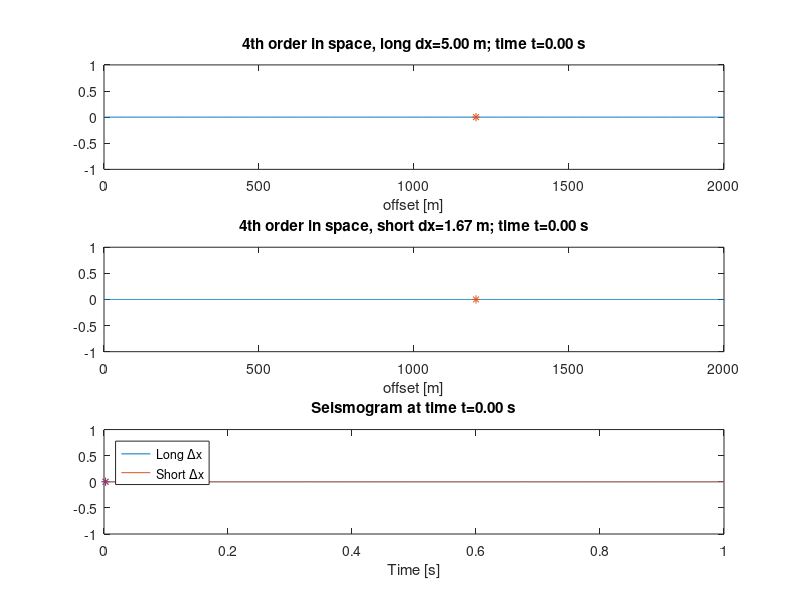

The MATLAB source for this figure: (Note: this script raises an error after producing the figure.)
close all; clear all; clc;

% Process gif with Bash command: gifsicle -O3 -d3 -b --lossy=80 --colors 40 --crop 33,20+-25x-20 space_dispersion_24.gif

%% Model setup
c = 2000;                  % [m/s] wave velocity
dx= 5;                     % [m]   grid spacing
dt= .0005;                 % [s]   time sampling
r = c*dt/dx                % [-]   CFL (Courant number)
x = 0:dx:2000;             % [m]   cell locations
short = 3;                 % [-]   Subsampling of dt (1/short * dt)
x2= 0:dx/short:2000;       % [m]   shortened cell locations
N = length(x);             % [-]   number of cells
T = 0:dt:1;                % [s]   time vector long step
M = length(T);             % [-]   number of time steps
xs = round(N/10);          % [-]   Source injection location
xr = round(3*N/5);         % [-]   Receiver seismogram location

% Ricker wavelet derivative source function
ricker_d = @(fc,t) 2*pi^2*fc^2*t .* (2*pi^2*fc^2*t.^2 - 3) .* exp( -pi^2*fc^2.*t.^2 );
fc = 35;
d  = 0.04;
fs = ricker_d(fc,T-d);

% Initialize the grid
[ u1_l, u2_l, uj_l ] = deal( zeros(N,1) );
[ u1_s, u2_s, uj_s ] = deal( zeros(short*(N-1)+1,1) );
% u1 @ t-dt
% u2 @ t
% uj @ t+dt

% Seismogram init
record = zeros(M,2);

% GIF INIT
h=figure(1); set(gcf,'Position',[2700 200 562 557]); axis tight;
filename='../images/space_dispersion_24.gif';
gif = 1;

X = 3:N-2; % Update cells
X2= 3:short*(N-1)-1; % For short

for j=2:M
    %======================================================================
    % Large dx
    %======================================================================
    % Source injection in update
    u2_l(xs) =u2_l(xs) + fs(j)*dt/M*N*2; % Inject source
        
    % Update step
    uj_l(X) = r^2 * (-1/12*u2_l(X-2) + 4/3*u2_l(X-1) - 5/2*u2_l(X) ...
                     -1/12*u2_l(X+2) + 4/3*u2_l(X+1))+ 2*u2_l(X) - u1_l(X);
    
    % Prepare for next update
    u1_l = u2_l;
    u2_l = uj_l;

    %======================================================================
    % Short dx
    %======================================================================
    % Source injection in update
    u2_s((xs-1)*short+1) =u2_s((xs-1)*short+1) + fs(j)*dt/M*N*short*2; % Inject source
        
    % Update step
    uj_s(X2) = r^2*short^2 * (-1/12*u2_s(X2-2) + 4/3*u2_s(X2-1) - 5/2*u2_s(X2) ...
                              -1/12*u2_s(X2+2) + 4/3*u2_s(X2+1))  + 2*u2_s(X2) - u1_s(X2);
    
    % Prepare for next update
    u1_s = u2_s;
    u2_s = uj_s;
    
    %======================================================================
    % Record synthetic seismogram
    %======================================================================
    record(j,:) = [uj_l(xr), uj_s(xr*short)];
   
    %======================================================================
    % Plot
    %======================================================================
    subplot(3,1,1)
    plot(x,uj_l),ylim([-1 1]),title(sprintf('4th order in space, long dx=%0.2f m; time t=%0.2f s',dx,j*dt)),xlabel('offset [m]')
    hold on
    plot(x(xr),uj_l(xr),'*')
    hold off
    
    subplot(3,1,2)
    plot(x2,uj_s),ylim([-1 1]),title(sprintf('4th order in space, short dx=%0.2f m; time t=%0.2f s',dx/short,j*dt)),xlabel('offset [m]')
    hold on
    plot(x(xr),uj_s(xr*short),'*')
    hold off
    
    subplot(3,1,3)
    plot( T, record ), title(sprintf('Seismogram at time t=%0.2f s',j*dt))
    hold on
    plot( T(j), uj_s(xr*short),'*' )
    plot( T(j), uj_l(xr),'*' )
    hold off
    ylim([-1 1])
    xlabel('Time [s]')
    legend('Long \Deltax','Short \Deltax','Location','NorthWest')
    
    drawnow
    
    %======================================================================
    % Store GIF
    %======================================================================
    if mod(j,6)==0
        f=getframe(h);
        im = frame2im(f);
        [imind,cm] = rgb2ind(im,256);
          if gif == 1 
              imwrite(imind,cm,filename,'gif', 'Loopcount',inf,'DelayTime',0); 
          else 
              imwrite(imind,cm,filename,'gif','WriteMode','append'); 
          end
        gif = gif+1;
    end

end

%% Plot
plot( T, record )
legend('Long \Deltax','Short \Deltax')
title('Recorded synthetic seismogram')